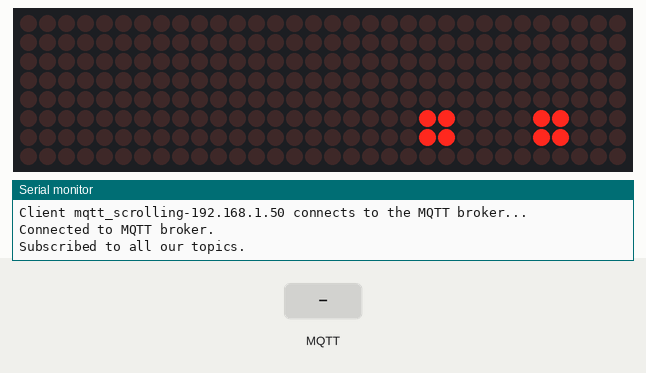
The sketch below on a simulated ESP8266 (NodeMCU). On the bench: 32×8 LED matrix, the last lines printed to the serial monitor. Inputs (shaded band) come from the test bench. WiFi joins after 1.5 s; servers stay silent unless stated; no MQTT or app messages arrive unless stated.

Above: at 11.01 s.
11.3 s: MQTT message "0" arrives on the first subscribed topic
At 13.5 s:
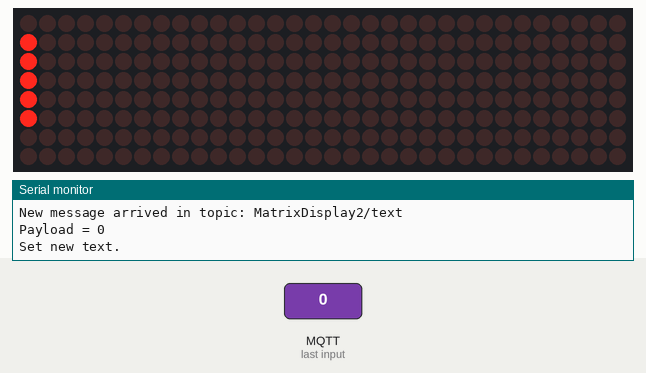
13.7 s: MQTT message "0" arrives on the second subscribed topic
At 15.24 s:
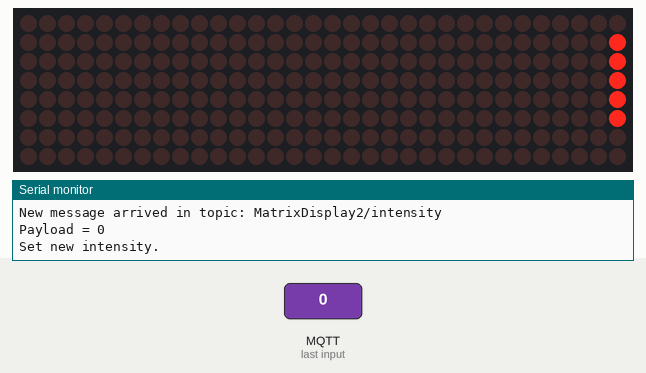
16.0 s: MQTT message "0" arrives on the third subscribed topic
Timing chart, 0 to 19.0 s (numbered marks = the images above; inputs shaded):
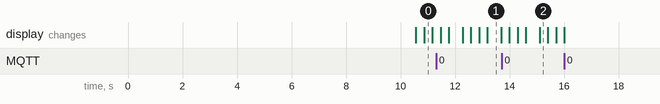

Measured:
- what the display in image 1 shows lasts 0.5 s, from 13.2 s to 13.7 s

The sketch:

mqtt_scrolling.ino
```cpp
// https://www.smarthome-tricks.de/software-iobroker/esp8266-max7219-mqtt-matrixdisplay-fuer-iobroker/

#include <SPI.h>
#include <Adafruit_GFX.h>
#include <Max72xxPanel.h>

#include "credentials.h"

// mapping of pins:

//DOT Matrix:       ESP8266 NodeMCU:
//VCC               5V (VIN when using USB)
//GND               GND
//DIN               D7 (GPIO13)
//CS                D8
//CLK               D5 (GPIO14)

#define WAITxSEC (5000)

const byte pinCS = D8;                          // attach CS to this pin, DIN to MOSI and CLK to SCK (cf http://arduino.cc/en/Reference/SPI)

const byte numberOfHorizontalDisplays = 4;      // number of modules horizontally
const byte numberOfVerticalDisplays = 1;        // number of modules vertically

Max72xxPanel matrix = Max72xxPanel (pinCS, numberOfHorizontalDisplays, numberOfVerticalDisplays);

unsigned int scrollwait = 25;                   // default delay in ms for scroll speed
byte intensity = 1;                             // default brightness of display (0 up to 15)

const byte spacer = 1;                          // width of a single space
const byte width = 5 + spacer;                  // character width

String MatrixText = "...";                      // default ticker text

void MQTTCallback (const char topic[], byte* payload, unsigned int length)
{
  String PayloadString = "";

  for (byte i = 0; i < length; i++)
  {
    PayloadString = PayloadString + (char) payload[i];
  }

  Serial.print ("New message arrived in topic: ");
  Serial.println (topic);

  Serial.print ("Payload = ");
  Serial.println (PayloadString);

  if (strcmp (topic, mqtt_topic_t) == 0)
  {
    if (MatrixText != PayloadString)
    {
      MatrixText = PayloadString;
      Serial.println ("Set new text.");
    }
  }

  if (strcmp (topic, mqtt_topic_i) == 0)
  {
    if (intensity != PayloadString.toInt ())
    {
      intensity = PayloadString.toInt ();
      matrix.setIntensity (intensity);
      Serial.println ("Set new intensity.");
    }
  }

  if (strcmp (topic, mqtt_topic_s) == 0)
  {
    if (scrollwait != PayloadString.toInt ())
    {
      scrollwait = PayloadString.toInt ();
      Serial.println ("Set new scrollwait.");
    }
  }
}

void setup ()
{
  matrix.fillScreen (LOW);
  matrix.shutdown (true);

  Serial.begin (115200);
  Serial.println ("Boot display...");

  for (byte matrixIndex = 0 ; matrixIndex < numberOfHorizontalDisplays ; matrixIndex++)
  {
    matrix.setRotation (matrixIndex, 1);        // set rotation for DOT matrix display
  }
  matrix.setIntensity (intensity);    // use a value between 0 and 15 for brightness

  // connect to WiFi and MQTT for the first time
  reconnect (true);

  // register callback
  mqttClient.setCallback (MQTTCallback);
}

void printMatrix ()
{
  matrix.shutdown (false);

  // https://github.com/markruys/arduino-Max72xxPanel/blob/master/examples/Ticker/Ticker.pde
  for (int i = 0 ; i < width * MatrixText.length() + matrix.width() - 1 - spacer; i++)
  {
    matrix.fillScreen (LOW);

    int letter = i / width;
    int x = (matrix.width () - 1) - i % width;
    int y = (matrix.height () - 8) / 2;   // center the text vertically

    while ((x + width - spacer >= 0) && (letter >= 0))
    {
      if (letter < MatrixText.length ())
      {
        matrix.drawChar (x, y, MatrixText[letter], HIGH, LOW, 1);
      }
      letter--;
      x -= width;
    }

    matrix.write ();      // send bitmap to display
    delay (scrollwait);
  }
}

void loop ()
{
  if (!mqttClient.connected ())
  {
    // make sure we get reconnected when connection to MQTT broker is lost
    reconnect (false);

    // register callback function
    mqttClient.setCallback (MQTTCallback);
  }

  mqttClient.loop ();
  delay (500);

  printMatrix ();
}

// end of code file
```

credentials.h
```cpp
#ifndef CREDENTIALS_H
#define CREDENTIALS_H

#include <Arduino.h>
#include <PubSubClient.h>

// WiFi
static const char wifi_ssid[]     = "your-SSID";                   	  // enter your WiFi name here
static const char wifi_password[] = "your-password";         		  // enter your WiFi password here

// MQTT Broker
static const char mqtt_broker[]   = "192.168.178.20";                 // broker address
static const char mqtt_topic_t[]  = "MatrixDisplay2/text";            // define topic for text
static const char mqtt_topic_i[]  = "MatrixDisplay2/intensity";       // define topic for intensity
static const char mqtt_topic_s[]  = "MatrixDisplay2/scrollwait";      // define topic for scrollwait

// TCP port of MQTT cloud broker without TLS
static const uint16_t mqtt_port   = 1883;

// prefix part for the name (clientID) of the MQTT client
static const char mqtt_prefix[]   = "mqtt_scrolling";

// max length of MQTT clientID
static const uint8_t mqtt_clen    = 250;

// global data structure
extern PubSubClient mqttClient;

// exported function
extern void reconnect (bool);

#endif //CREDENTIALS_H
```

reconnect.cpp
```cpp
/*
 *  module to (re)connect to both WiFi and then MQTT broker
 */

#include <ESP8266WiFi.h>
#include <string.h>

#include "credentials.h"

#define WAITxSEC  (5000)
#define MQTT_QOS1 (1)

// init a secured WiFi client
static WiFiClient espClient;

// use WiFi client to init a MQTT client
PubSubClient mqttClient (espClient);

void reconnect (bool fromsetup)
{
  if (fromsetup)
  {
    WiFi.mode (WIFI_STA);
    // set our MQTT broker
    mqttClient.setServer (mqtt_broker, mqtt_port);
  }

  // connecting to a WiFi network
  if (WiFi.status () != WL_CONNECTED)
  {
    do
    {
      delay (WAITxSEC);
      Serial.printf ("%sonnecting to WiFi %s...\n", (fromsetup ? "C" : "Rec"), wifi_ssid);
      WiFi.begin (wifi_ssid, wifi_password);
    } while (WiFi.status () != WL_CONNECTED);

    Serial.printf ("%sonnected to the WiFi network.\n", (fromsetup ? "C" : "Rec"));
    Serial.printf ("IP address: %s\n", WiFi.localIP().toString().c_str());
  }

  // connecting to MQTT broker
  while (!mqttClient.connected ())
  {
    char mqtt_clientid[mqtt_clen];

    sprintf (mqtt_clientid, "%s-%s", mqtt_prefix, WiFi.localIP().toString().c_str());
    Serial.printf ("Client %s %sconnects to the MQTT broker...\n", mqtt_clientid, fromsetup ? "" : "re");

    if (mqttClient.connect (mqtt_clientid))
    {
      Serial.printf ("%sonnected to MQTT broker.\n", (fromsetup ? "C" : "Rec"));
    }
    else
    {
      Serial.printf ("Failed to %sconnect to MQTT broker, rc = %d.\n", fromsetup ? "" : "re", mqttClient.state());
      Serial.println ("Retrying in a few seconds...");
      delay (WAITxSEC);
    }
  }

  // subscribe to our topics
  //mqttClient.subscribe (mqtt_topic_t, MQTT_QOS1);
  mqttClient.subscribe (mqtt_topic_t);
  mqttClient.subscribe (mqtt_topic_i);
  mqttClient.subscribe (mqtt_topic_s);
  Serial.println ("Subscribed to all our topics.");
}

// end of code file
```
